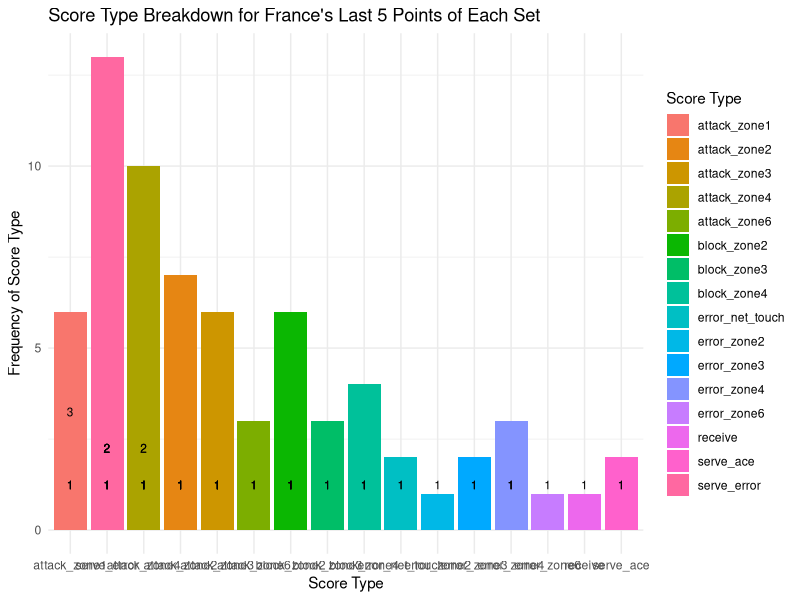
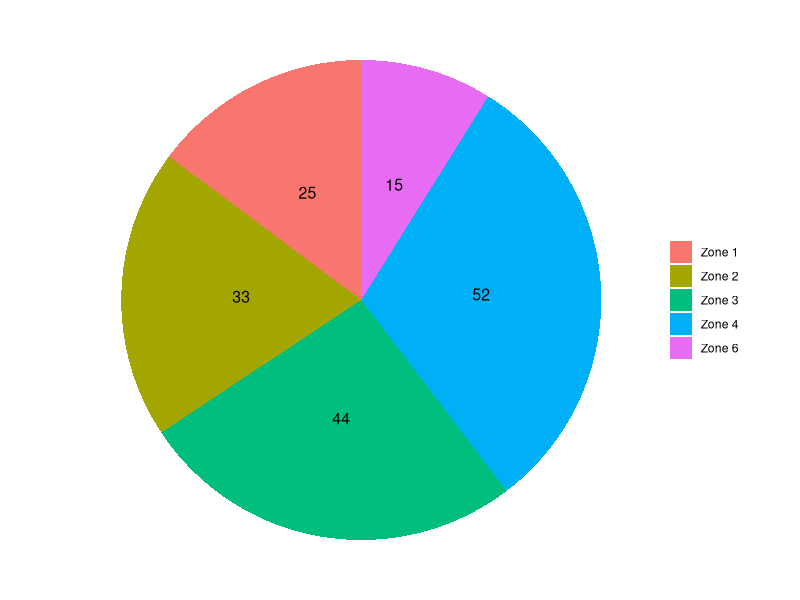
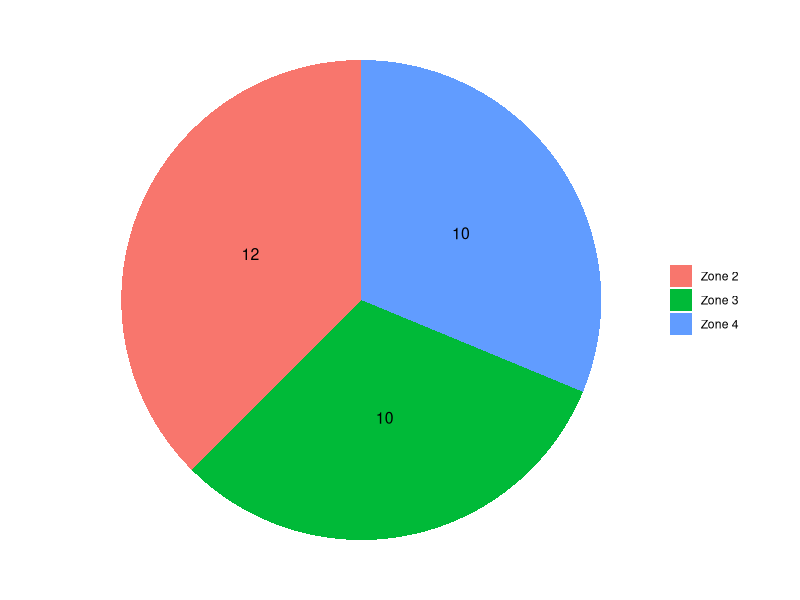
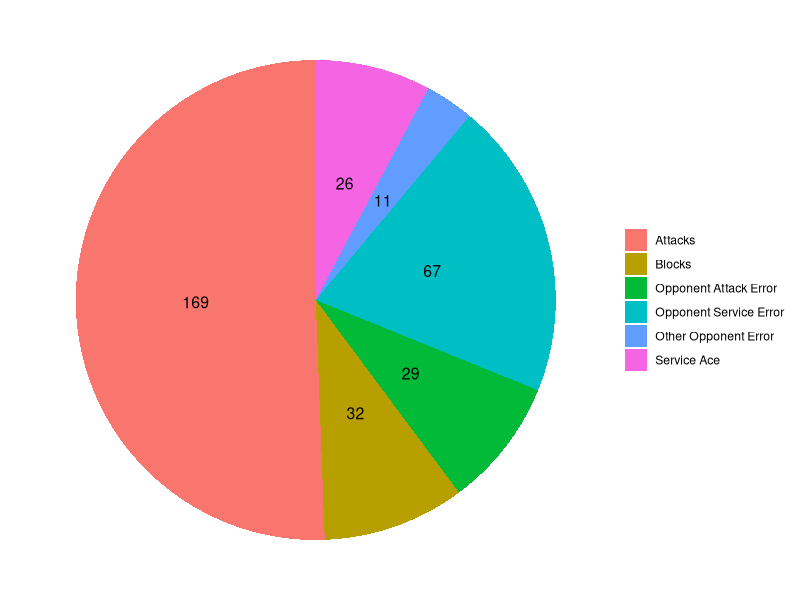
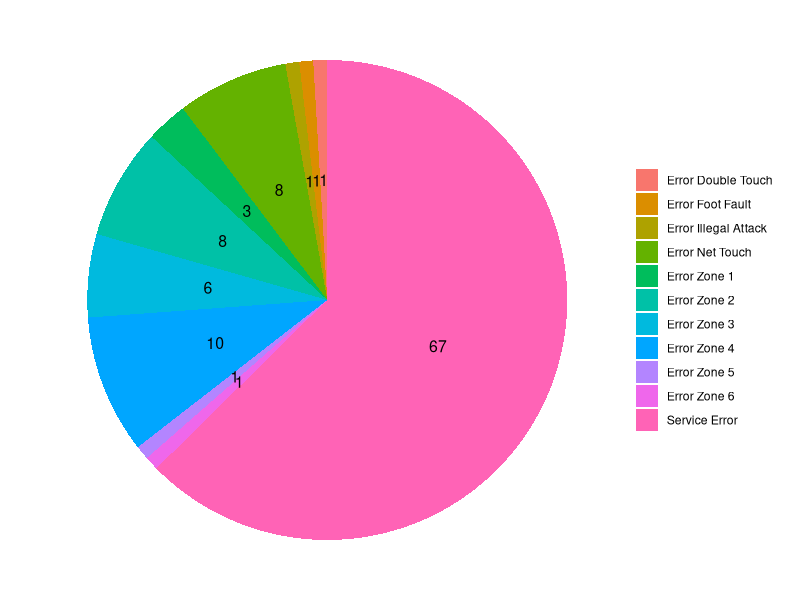
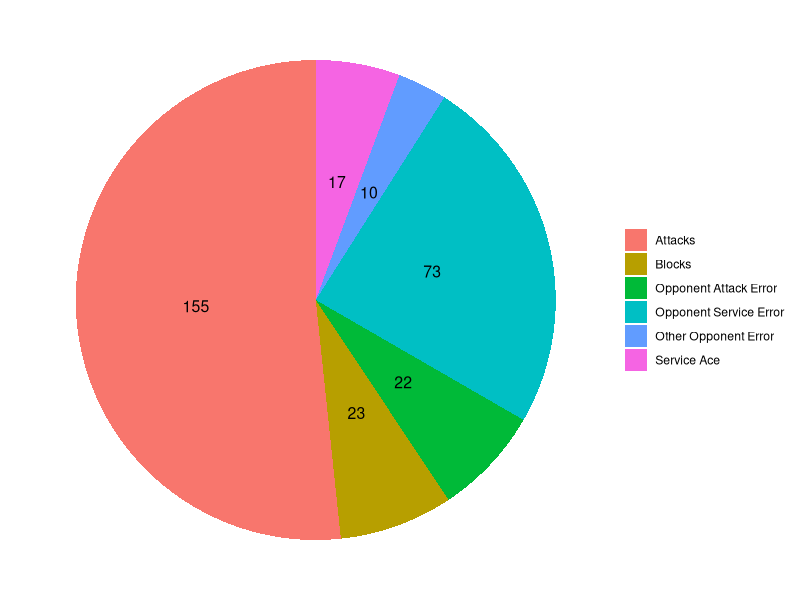
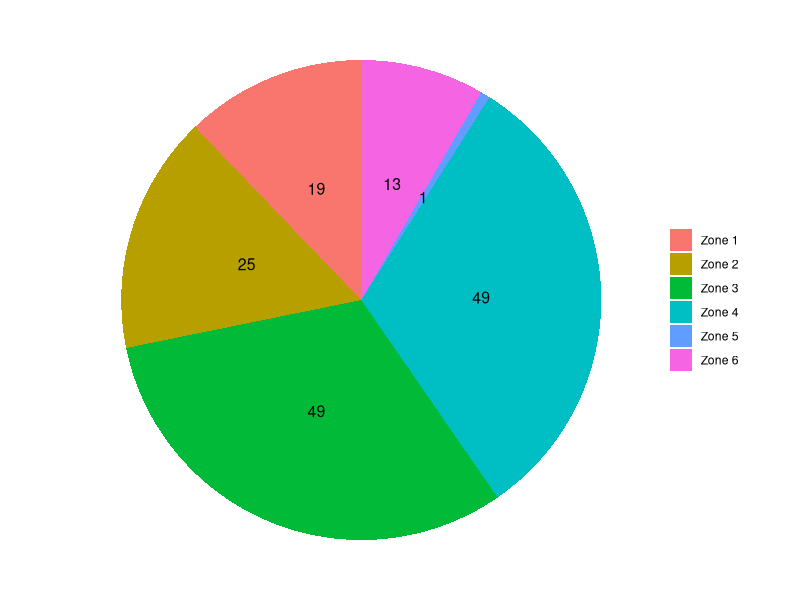
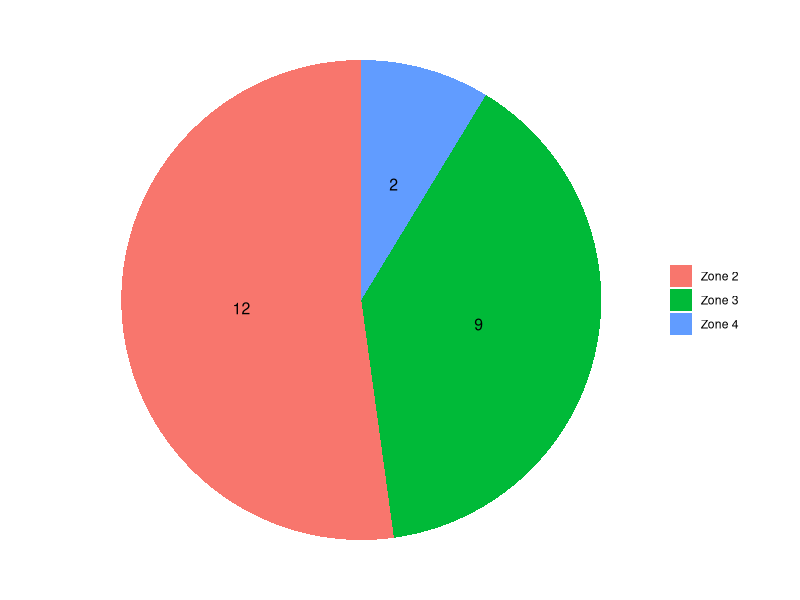

The R source for these figures, in order:
library(readr)
library(dplyr)
library(purrr)
library(tidyr)
library(ggplot2)

data1 <- read_csv("FinalProject/France/2024_VNL_BUL_vs_FRA.csv")
data2 <- read_csv("FinalProject/France/2024_VNL_SLO_vs_FRA.csv")
data3 <- read_csv("FinalProject/France/2024_VNL_FRA_vs_USA.csv")
data4 <- read_csv("FinalProject/France/2024_VNL_TUR_vs_FRA.csv")

combined_data <- bind_rows(data1, data2, data3, data4)

france_all_score <- combined_data %>%
    filter(scoring_team == "France") %>% #nolint
    count(score_type, sort = TRUE)

opponent_all_score <- combined_data %>%
    filter(scoring_team != "France") %>% #nolint
    count(score_type, sort = TRUE)

france_scores <- france_all_score %>%
  tidyr::pivot_wider(names_from = score_type, values_from = n, values_fill = 0)

opponent_scores <- opponent_all_score %>%
  tidyr::pivot_wider(names_from = score_type, values_from = n, values_fill = 0)

france_zonedistribution_data <- data.frame(
    category = c("Zone 1", "Zone 2", "Zone 3", "Zone 4", "Zone 6"), #nolint
    count = c(france_scores$attack_zone1, france_scores$attack_zone2,
            france_scores$attack_zone3, france_scores$attack_zone4, #nolint
            france_scores$attack_zone6)
)
france_zonedistribution_data$label <- france_zonedistribution_data$count
# Distribution of France attack in zone 1 to 6
france_zone_distribution <- ggplot(france_zonedistribution_data, aes(x = "", y = count, fill = category)) + #nolint
    geom_bar(stat = "identity", width = 1) + coord_polar(theta = "y") + geom_text(aes(label = label), position = position_stack(vjust = 0.5), color = "black", size = 4) + theme_void() + theme(legend.title = element_blank()) + theme(plot.background = element_rect(fill = "white", color = "white")) #nolint

ggsave("plot_zone.png", plot = france_zone_distribution, width = 6, height = 4, dpi = 300) #nolint


france_blockdistribution_data <- data.frame(
    category = c("Zone 2", "Zone 3", "Zone 4"), #nolint
    count = c(france_scores$block_zone2, france_scores$block_zone3,
            france_scores$block_zone4) #nolint
)
france_blockdistribution_data$label <- france_blockdistribution_data$count
# Distribution of France block in zone 2 to 4
france_block_distribution <- ggplot(france_blockdistribution_data, aes(x = "", y = count, fill = category)) + #nolint
    geom_bar(stat = "identity", width = 1) + coord_polar(theta = "y") + geom_text(aes(label = label), position = position_stack(vjust = 0.5), color = "black", size = 4) + theme_void() + theme(legend.title = element_blank()) + theme(plot.background = element_rect(fill = "white", color = "white")) #nolint

ggsave("plot_block.png", plot = france_block_distribution, width = 6, height = 4, dpi = 300) #nolint



total_attacks_france <- france_scores$attack_zone1 + france_scores$attack_zone2 + france_scores$attack_zone3 + #nolint
                        france_scores$attack_zone4 + france_scores$attack_zone6 #nolint
total_blocks_france <-  france_scores$block_zone2 + france_scores$block_zone3 + france_scores$block_zone4 #nolint
total_serve_ace_france <- france_scores$serve_ace
total_serve_error_france <- france_scores$serve_error
total_opponent_error_france <-  france_scores$error_zone1 + france_scores$error_zone2 + france_scores$error_zone3 + #nolint
                                france_scores$error_zone4 + france_scores$error_zone5 + france_scores$error_zone6 #nolint
total_other_error_france <- france_scores$error_net_touch + france_scores$error_double_touch + france_scores$error_foot_fault + #nolint
                            france_scores$error_illegal_attack #nolint

# Distribution of all points scored by France
france_total_distribution_data <- data.frame(
    category = c("Attacks", "Blocks", "Service Ace", "Opponent Service Error", "Opponent Attack Error", "Other Opponent Error"), #nolint
    count = c(total_attacks_france, total_blocks_france, total_serve_ace_france, total_serve_error_france, #nolint
            total_opponent_error_france, total_other_error_france) #nolint
)
france_total_distribution_data$label <- france_total_distribution_data$count

france_total_points <- ggplot(france_total_distribution_data, aes(x = "", y = count, fill = category)) + #nolint
    geom_bar(stat = "identity", width = 1) + coord_polar(theta = "y") + geom_text(aes(label = label), position = position_stack(vjust = 0.5), color = "black", size = 4) + theme_void() + theme(legend.title = element_blank()) + theme(plot.background = element_rect(fill = "white", color = "white")) #nolint
ggsave("plot_total_france.png", plot = france_total_points, width = 6, height = 4, dpi = 300) #nolint



france_opponent_error_data <- data.frame(
    category = c("Error Zone 1", "Error Zone 2", "Error Zone 3", "Error Zone 4", #nolint
                "Error Zone 5", "Error Zone 6", "Service Error", "Error Net Touch", #nolint
                "Error Double Touch", "Error Foot Fault", "Error Illegal Attack"), #nolint
    count = c(france_scores$error_zone1, france_scores$error_zone2, france_scores$error_zone3, #nolint
            france_scores$error_zone4, france_scores$error_zone5, france_scores$error_zone6, #nolint
            france_scores$serve_error, france_scores$error_net_touch, france_scores$error_double_touch, #nolint
            france_scores$error_foot_fault, france_scores$error_illegal_attack)
)
france_opponent_error_data$label <- france_opponent_error_data$count

france_opponent_error <- ggplot(france_opponent_error_data, aes(x = "", y = count, fill = category)) + #nolint
    geom_bar(stat = "identity", width = 1) + coord_polar(theta = "y") + geom_text(aes(label = label), position = position_stack(vjust = 0.5), color = "black", size = 4) + theme_void() + theme(legend.title = element_blank()) + theme(plot.background = element_rect(fill = "white", color = "white")) #nolint
ggsave("plot_total_error.png", plot = france_opponent_error, width = 6, height = 4, dpi = 300) #nolint


conceded_attacks_france <-  opponent_scores$attack_zone1 + opponent_scores$attack_zone2 + opponent_scores$attack_zone3 + #nolint
                            opponent_scores$attack_zone4 + opponent_scores$attack_zone6 #nolint
conceded_blocks_france <-   opponent_scores$block_zone2 + opponent_scores$block_zone3 + opponent_scores$block_zone4 #nolint
conceded_serve_ace_france <- opponent_scores$serve_ace
conceded_serve_error_france <- opponent_scores$serve_error
conceded_opponent_error_france <- opponent_scores$error_zone1 + opponent_scores$error_zone2 + opponent_scores$error_zone3 + #nolint
                                opponent_scores$error_zone4 + opponent_scores$error_zone6 #nolint
conceded_other_errors_france <- opponent_scores$error_net_touch + opponent_scores$error_receive #nolint

opp_total_distribution_data <- data.frame(
    category = c("Attacks", "Blocks", "Service Ace", "Opponent Service Error", "Opponent Attack Error", "Other Opponent Error"), #nolint
    count = c(conceded_attacks_france, conceded_blocks_france, conceded_serve_ace_france, conceded_serve_error_france, conceded_opponent_error_france, conceded_other_errors_france) #nolint
)
opp_total_distribution_data$label <- opp_total_distribution_data$count

opp_total_distribution <- ggplot(opp_total_distribution_data, aes(x = "", y = count, fill = category)) + #nolint
    geom_bar(stat = "identity", width = 1) + coord_polar(theta = "y") + geom_text(aes(label = label), position = position_stack(vjust = 0.5), color = "black", size = 4) + theme_void() + theme(legend.title = element_blank()) + theme(plot.background = element_rect(fill = "white", color = "white")) #nolint
ggsave("plot_total_opponent.png", plot = opp_total_distribution, width = 6, height = 4, dpi = 300) #nolint


opp_zonedistribution_data <- data.frame(
    category = c("Zone 1", "Zone 2", "Zone 3", "Zone 4", "Zone 5", "Zone 6"), #nolint
    count = c(opponent_scores$attack_zone1, opponent_scores$attack_zone2, opponent_scores$attack_zone3, #nolint
            opponent_scores$attack_zone4, opponent_scores$attack_zone5, opponent_scores$attack_zone6) #nolint
)
opp_zonedistribution_data$label <- opp_zonedistribution_data$count

opp_zone_distribution <- ggplot(opp_zonedistribution_data, aes(x = "", y = count, fill = category)) + #nolint
    geom_bar(stat = "identity", width = 1) + coord_polar(theta = "y") + geom_text(aes(label = label), position = position_stack(vjust = 0.5), color = "black", size = 4) + theme_void() + theme(legend.title = element_blank()) + theme(plot.background = element_rect(fill = "white", color = "white")) #nolint
ggsave("plot_opp_zone.png", plot = opp_zone_distribution, width = 6, height = 4, dpi = 300) #nolint

opp_blockdistributiondata <- data.frame(
    category = c("Zone 2", "Zone 3", "Zone 4"), #nolint
    count = c(opponent_scores$block_zone2, opponent_scores$block_zone3, opponent_scores$block_zone4) #nolint
)
opp_blockdistributiondata$label <- opp_blockdistributiondata$count

opp_block_distribution <- ggplot(opp_blockdistributiondata, aes(x = "", y = count, fill = category)) + #nolint
    geom_bar(stat = "identity", width = 1) + coord_polar(theta = "y") + geom_text(aes(label = label), position = position_stack(vjust = 0.5), color = "black", size = 4) + theme_void() + theme(legend.title = element_blank()) + theme(plot.background = element_rect(fill = "white", color = "white")) #nolint
ggsave("plot_opp_block.png", plot = opp_block_distribution, width = 6, height = 4, dpi = 300) #nolint


opponent_france_error_data <- data.frame(
    category = c("Error Zone 1", "Error Zone 2", "Error Zone 3", "Error Zone 4", #nolint
                "Error Zone 6", "Service Error", "Error Net Touch"), #nolint
    count = c(opponent_scores$error_zone1, opponent_scores$error_zone2, opponent_scores$error_zone3, #nolint
            opponent_scores$error_zone4, opponent_scores$error_zone6, opponent_scores$serve_error, opponent_scores$error_net_touch) #nolint
)
opponent_france_error_data$label <- opponent_france_error_data$count

opp_error_distribution <- ggplot(opponent_france_error_data, aes(x = "", y = count, fill = category)) + #nolint
    geom_bar(stat = "identity", width = 1) + coord_polar(theta = "y") + geom_text(aes(label = label), position = position_stack(vjust = 0.5), color = "black", size = 4) + theme_void() + theme(legend.title = element_blank()) + theme(plot.background = element_rect(fill = "white", color = "white")) #nolint
ggsave("plot_opp_error.png", plot = opp_error_distribution, width = 6, height = 4, dpi = 300) #nolint



# Top Scorer Breakdown
france_total_points <- combined_data %>%
  filter(scoring_team == "France", !is.na(player_score)) %>%
  count(player_score, name = "points") %>%
  mutate(percentage = round(100 * points / sum(points), 1))

bar_plot <- ggplot(france_total_points, aes(x = reorder(player_score, -percentage), y = percentage, fill = player_score)) + #nolint
  geom_col() +
  geom_text(aes(label = paste0(percentage, "%")), vjust = -0.5, size = 3) +
  labs(
    title = "Total Points Contribution by France Players",
    x = "Player",
    y = "Percentage of Team's Total Points",
    fill = "Player"
  ) +
  theme_minimal()

ggsave("france_player_total_points_bar.png", plot = bar_plot, width = 10, height = 6, dpi = 300, bg = "white") #nolint

# Score Breakdown Per Zone
attack_data <- combined_data %>% filter(scoring_team == "France", grepl("attack_zone", score_type)) #nolint

zone_player_counts <- attack_data %>% group_by(score_type, player_score) %>% summarise(points = n(), .groups = "drop") #nolint

zone_distribution <- zone_player_counts %>% group_by(score_type) %>% mutate(percentage = points / sum(points) * 100) #nolint

zone_plot <- ggplot(zone_distribution, aes(x = score_type, y = percentage, fill = player_score)) + #nolint
  geom_col(position = "stack") +
  geom_text(aes(label = paste0(round(percentage, 1), "%")), 
            position = position_stack(vjust = 0.5), 
            color = "white", size = 3) +
  labs(title = "Zone-wise Scoring Breakdown by Player (France)",
       x = "Attack Zone",
       y = "Percentage of Points",
       fill = "Player") +
  theme_minimal()

# Save with white background
ggsave("zone_player_distribution_labeled.png", plot = zone_plot, 
       width = 10, height = 6, dpi = 300, bg = "white")


france_data <- combined_data %>%
  filter(scoring_team == "France")

last_5_points_france <- france_data %>%
  group_by(match_id, set) %>%
  arrange(set, rally_number) %>%
  mutate(point_position = n() - row_number() + 1) %>%
  filter(point_position <= 5)

head(last_5_points_france)

score_type_analysis <- last_5_points_france %>%
  count(score_type) %>%
  arrange(desc(n))

print(score_type_analysis)

ggplot(score_type_analysis, aes(x = reorder(score_type, -n), y = n, fill = score_type)) + #nolint
  geom_col() +
  geom_text(aes(label = n), vjust = -0.5, size = 3) +
  labs(
    title = "Score Type Breakdown for France's Last 5 Points of Each Set",
    x = "Score Type",
    y = "Frequency of Score Type",
    fill = "Score Type"
  ) +
  theme_minimal()

ggsave("france_last_5_points_score_type_analysis.png", width = 8, height = 6, dpi = 300, bg = "white") #nolint
